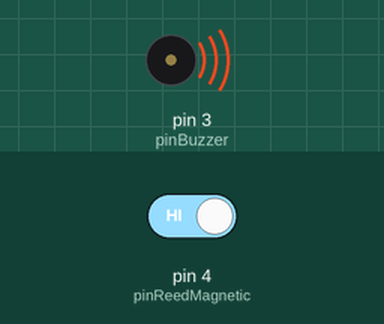
A sketch run on a simulated Arduino Uno, built with avr-gcc and run on an emulated ATmega328P. On the bench: buzzer (waves = sounding, pin HIGH). The inputs (shaded band) are chosen by the test bench; at power-on: pin 4 (pinReedMagnetic) HIGH.

Above: at 1.2 s.
1.3 s: pin 4 (pinReedMagnetic) driven LOW
At 1.8 s:
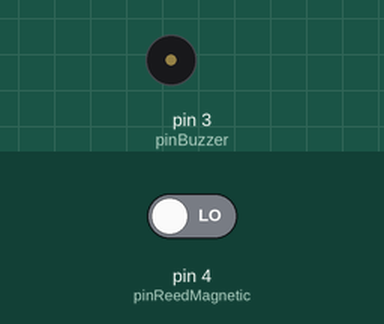
2.8 s: pin 4 (pinReedMagnetic) driven HIGH
At 4.1 s:
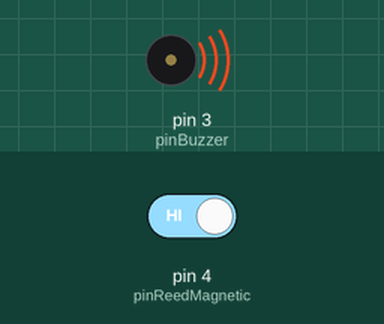
Timing chart, 0 to 5.8 s (numbered marks = the images above; inputs shaded):
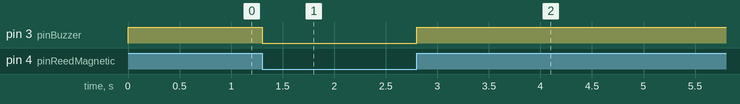

The sketch:

reed_magnetic_buzzer.ino
```cpp
#define pinBuzzer 3
#define pinReedMagnetic 4

void setup() {
  // put your setup code here, to run once:
  Serial.begin(9600);
  pinMode(pinReedMagnetic, INPUT_PULLUP);
  pinMode(pinBuzzer, OUTPUT);
}

void loop() {
  // put your main code here, to run repeatedly:
  bool baca_ReedMagnetic = digitalRead(pinReedMagnetic);
  if(baca_ReedMagnetic == HIGH){
    digitalWrite(pinBuzzer, HIGH);
  }
  else{
    digitalWrite(pinBuzzer, LOW);
  }
}
```

Measured:
- after the input at 1.3 s, pin 3 (pinBuzzer): HIGH → LOW at once
- after the input at 2.8 s, pin 3 (pinBuzzer): LOW → HIGH at once
